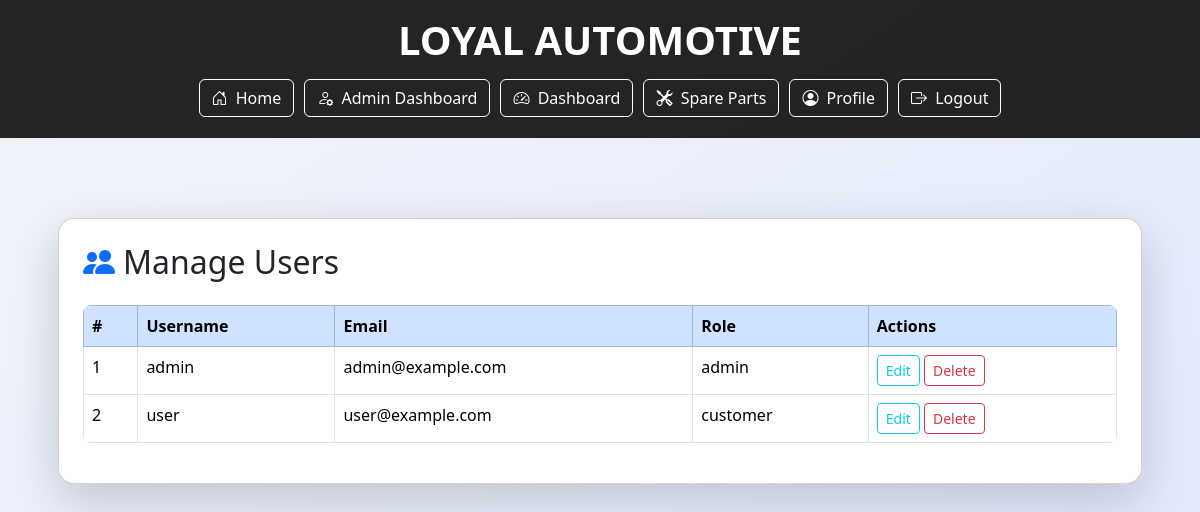
The app's page /admin/users (signed in) with its own data.
### models.py (models this page shows)
class User(db.Model, UserMixin):
    id = db.Column(db.Integer, primary_key=True)
    username = db.Column(db.String(150), nullable=False, unique=True)
    email = db.Column(db.String(150), nullable=False, unique=True)
    password = db.Column(db.String(200), nullable=False)
    role = db.Column(db.String(20), nullable=False, default='customer')  # 'admin', 'mechanic', 'customer'
    bookings = db.relationship('ServiceBooking', backref='user', lazy=True)
    cart_items = db.relationship('Cart', backref='user', lazy=True)
    wishlist_items = db.relationship('Wishlist', backref='user', lazy=True)

### app.py (the view)
@app.route('/admin/users')
@login_required
@role_required('admin')
def manage_users():
    users = User.query.all()
    return render_template('admin/manage_users.html', users=users)

### app.py (called while the page is built)
@login_manager.user_loader
def load_user(user_id):
    return User.query.get(int(user_id))

def role_required(*roles):
    def wrapper(f):
        @wraps(f)
        def decorated_function(*args, **kwargs):
            if current_user.role not in roles:
                abort(403)
            return f(*args, **kwargs)
        return decorated_function
    return wrapper

### templates/admin/manage_users.html
{% extends 'layout.html' %}
{% block content %}
<div class="container mt-5">
  <div class="card shadow-lg rounded-4 p-4">
    <h2 class="mb-4"><i class="bi bi-people-fill me-2 text-primary"></i>Manage Users</h2>
    {% if users %}
      <table class="table table-hover table-bordered rounded-3 overflow-hidden">
        <thead class="table-primary">
          <tr>
            <th>#</th>
            <th>Username</th>
            <th>Email</th>
            <th>Role</th>
            <th>Actions</th>
          </tr>
        </thead>
        <tbody>
          {% for user in users %}
            <tr>
              <td>{{ loop.index }}</td>
              <td>{{ user.username }}</td>
              <td>{{ user.email }}</td>
              <td>{{ user.role }}</td>
              <td>
                <a href="{{ url_for('edit_user', user_id=user.id) }}" class="btn btn-sm btn-outline-info">Edit</a>
                <a href="{{ url_for('delete_user', user_id=user.id) }}" class="btn btn-sm btn-outline-danger" onclick="return confirm('Are you sure you want to delete this user?')">Delete</a>
              </td>
            </tr>
          {% endfor %}
        </tbody>
      </table>
    {% else %}
      <p class="text-muted">No users found.</p>
    {% endif %}
  </div>
</div>
{% endblock %}

### templates/layout.html (style rules this page uses)
body { background: linear-gradient(to bottom right, #f1f4f8, #e0e7ff); min-height: 100vh; margin: 0; padding: 0; }

### records on screen
User: username "admin", email "admin@example.com", role "admin"
User: username "user", email "user@example.com", role "customer"
